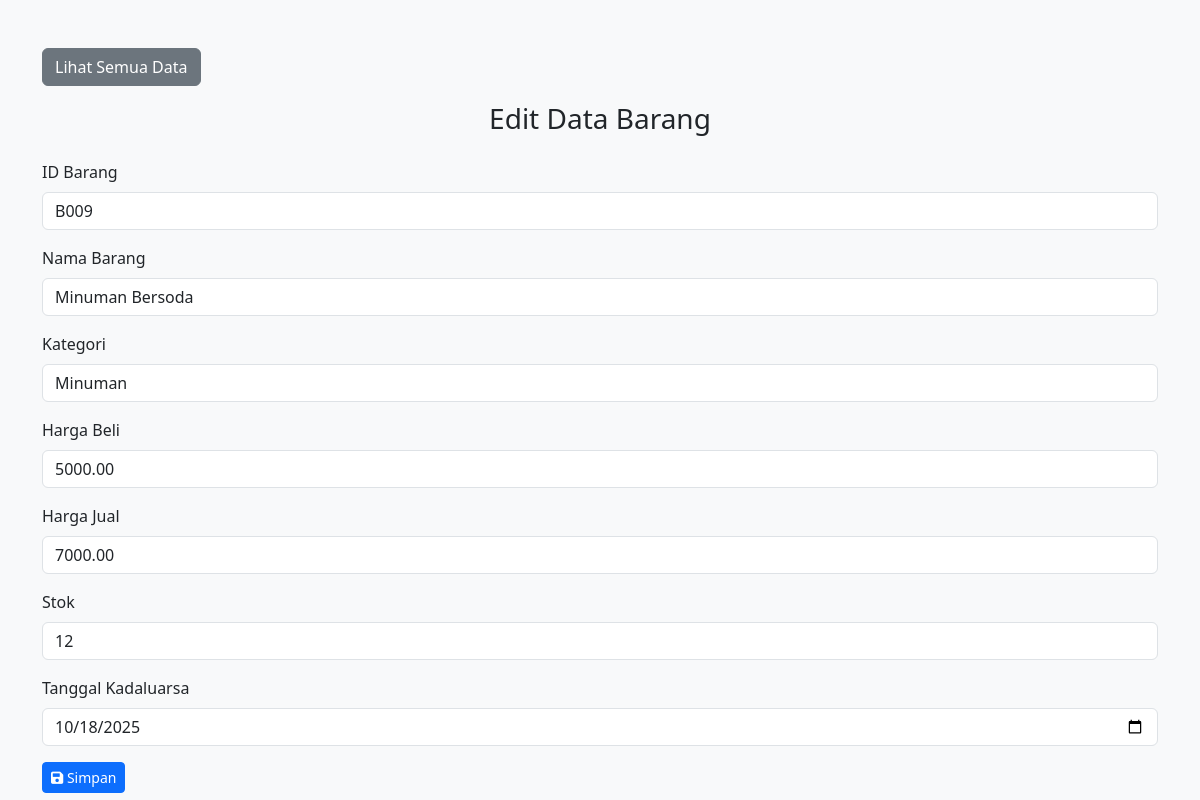
Page /barang/edit.php?id_barang=B009 (signed in) on the committed database.
### tables this page shows
CREATE TABLE `barang` (
  `id_barang` varchar(10) NOT NULL,
  `nama_barang` varchar(100) NOT NULL,
  `kategori` varchar(50) DEFAULT NULL,
  `harga_beli` decimal(15,2) NOT NULL,
  `harga_jual` decimal(15,2) NOT NULL,
  `stok` int(11) NOT NULL,
  `tanggal_kadaluarsa` date DEFAULT NULL
);

### barang/edit.php (the view, shortened to what this page needs)
<!DOCTYPE html>
<html>
<head>
    <link href="https://cdn.jsdelivr.net/npm/bootstrap@5.3.0/dist/css/bootstrap.min.css" rel="stylesheet">
    <link href="https://cdnjs.cloudflare.com/ajax/libs/font-awesome/6.0.0-beta3/css/all.min.css" rel="stylesheet">
</head>
<body class="bg-light">
    <div class="container mt-5">
        <a href="index.php" class="btn btn-secondary mb-3">Lihat Semua Data</a>
        <h3 class="text-center mb-4">Edit Data Barang</h3>
        <?php
        include '../koneksi.php';
        $id_barang = $_GET['id_barang'];
        $query_mysql = mysqli_query($koneksi, "SELECT * FROM barang WHERE id_barang='$id_barang'");
        $data = mysqli_fetch_array($query_mysql);
        $id_barang = isset($_GET['id_barang']) ? $_GET['id_barang'] : $data['id_barang'];
        $nama_barang = isset($_GET['nama_barang']) ? $_GET['nama_barang'] : $data['nama_barang'];
        $kategori = isset($_GET['kategori']) ? $_GET['kategori'] : $data['kategori'];
        $harga_beli = isset($_GET['harga_beli']) ? $_GET['harga_beli'] : $data['harga_beli'];
        $harga_jual = isset($_GET['harga_jual']) ? $_GET['harga_jual'] : $data['harga_jual'];
        $stok = isset($_GET['stok']) ? $_GET['stok'] : $data['stok'];
        $tanggal_kadaluarsa = isset($_GET['tanggal_kadaluarsa']) ? $_GET['tanggal_kadaluarsa'] : $data['tanggal_kadaluarsa'];
        ?>
        <form action="proses_edit.php" method="post">
            <div class="mb-3">
                <label for="id_barang" class="form-label">ID Barang</label>
                <input type="text" class="form-control" id="id_barang" name="id_barang" pattern="B\d{3}" title="Format : BXXX" value="<?php echo $id_barang; ?>" required>
            </div>
            <div class="mb-3">
                <label for="nama_barang" class="form-label">Nama Barang</label>
                <input type="text" class="form-control" id="nama_barang" name="nama_barang" value="<?php echo $nama_barang; ?>" required>
            </div>
            <div class="mb-3">
                <label for="kategori" class="form-label">Kategori</label>
                <input type="text" class="form-control" id="kategori" name="kategori" value="<?php echo $kategori; ?>" required>
            </div>
            <div class="mb-3">
                <label for="harga_beli" class="form-label">Harga Beli</label>
                <input type="number" class="form-control" id="harga_beli" name="harga_beli" value="<?php echo $harga_beli; ?>" required>
            </div>
            <div class="mb-3">
                <label for="harga_jual" class="form-label">Harga Jual</label>
                <input type="number" class="form-control" id="harga_jual" name="harga_jual" value="<?php echo $harga_jual; ?>" required>
            </div>
            <div class="mb-3">
                <label for="stok" class="form-label">Stok</label>
                <input type="number" class="form-control" id="stok" name="stok" value="<?php echo $stok; ?>" required>
            </div>
            <div class="mb-3">
                <label for="tanggal_kadaluarsa" class="form-label">Tanggal Kadaluarsa</label>
                <input type="date" class="form-control" id="tanggal_kadaluarsa" name="tanggal_kadaluarsa" value="<?php echo $tanggal_kadaluarsa; ?>" required>
            </div>
            <button type="submit" class="btn btn-primary btn-sm" title="Simpan">
                <i class="fas fa-save"></i> Simpan
            </button>
        </form>
    </div>
</body>
</html>

### rows in the picture
barang: nama_barang "Minuman Bersoda", kategori "Minuman", harga_beli "5000.00", harga_jual "7000.00", stok "12", tanggal_kadaluarsa "10/18/2025"
